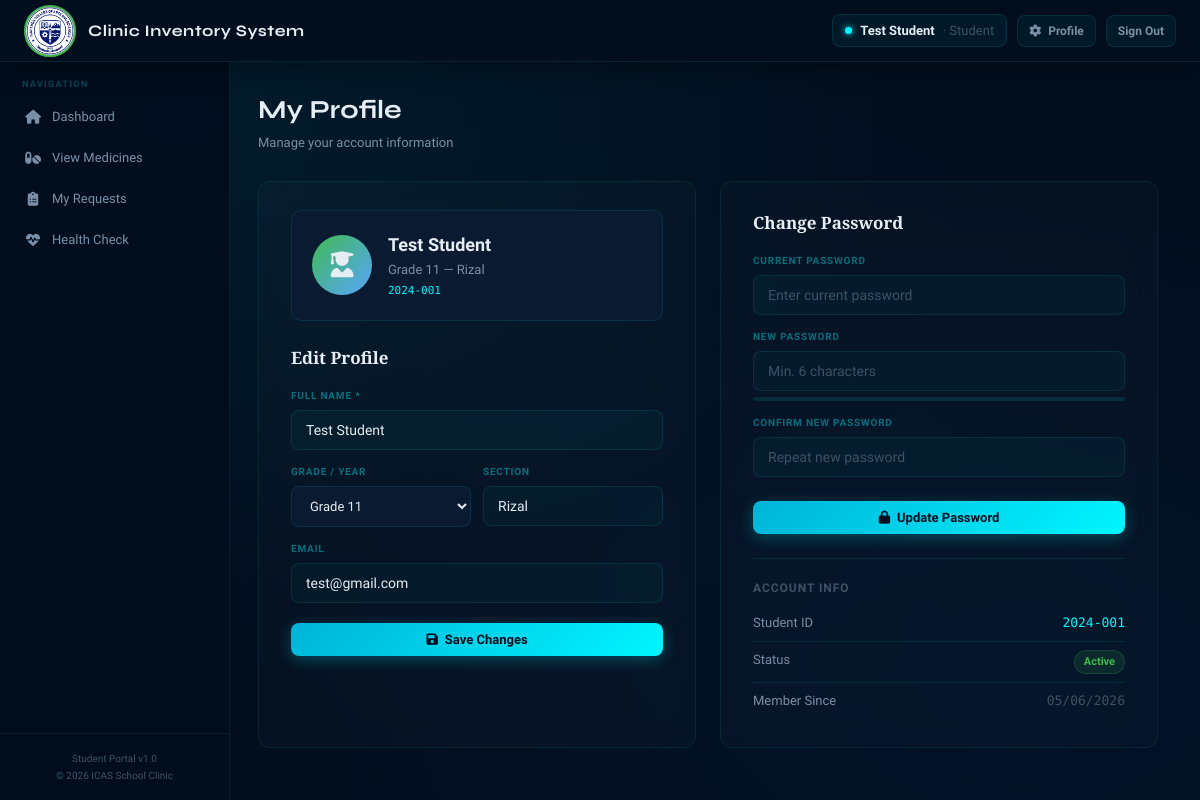
/user_profile.php (signed in), run on the app's committed database.
### tables this page shows
CREATE TABLE `users` (
  `user_id` int(11) NOT NULL,
  `student_id` varchar(20) DEFAULT NULL,
  `full_name` varchar(100) NOT NULL,
  `grade` varchar(20) DEFAULT NULL,
  `section` varchar(20) DEFAULT NULL,
  `email` varchar(100) NOT NULL,
  `password` varchar(255) NOT NULL,
  `status` varchar(20) DEFAULT 'Active',
  `created_at` datetime DEFAULT current_timestamp()
);

### user_profile.php (the view, shortened to what this page needs)
<?php
require_once __DIR__ . '/config/db.php';
$user_id    = $_SESSION['user_id'];
$user_name  = $_SESSION['user_name'];
$stmt = $conn->prepare("SELECT * FROM users WHERE user_id = ?");
$stmt->bind_param("i", $user_id);
$stmt->execute();
$user = $stmt->get_result()->fetch_assoc();
?>
<!DOCTYPE html>
<html lang="en">
<head>
  <link rel="stylesheet" href="https://cdnjs.cloudflare.com/ajax/libs/font-awesome/6.5.0/css/all.min.css">
  <link rel="stylesheet" href="assets/css/style.css">
</head>
<body>
<div class="topbar">
  <div class="topbar-left">
    <div class="topbar-logo">
      <img src="assets/images/logo.png" alt="Logo"
           style="width:52px;height:52px;object-fit:cover;border-radius:50%;border:2px solid #3fb950;">
    </div>
    <div class="topbar-title">Clinic Inventory System</div>
  </div>
  <div class="topbar-right">
    <div class="topbar-user">
      <div class="user-dot"></div>
      <span><?= htmlspecialchars($user_name) ?></span>
      <span class="user-role">· Student</span>
    </div>
    <a href="user_profile.php" class="btn btn-secondary btn-sm"><i class="fas fa-gear"></i> Profile</a>
    <a href="user_logout.php"  class="btn btn-secondary btn-sm">Sign Out</a>
  </div>
</div>
<div class="layout">
  <aside class="sidebar">
    <div class="sidebar-section">
      <div class="sidebar-label">Navigation</div>
      <a href="user_dashboard.php" class="nav-item">
        <span class="nav-icon"><i class="fas fa-house"></i></span> Dashboard
      </a>
      <a href="user_medicines.php" class="nav-item">
        <span class="nav-icon"><i class="fas fa-pills"></i></span> View Medicines
      </a>
      <a href="user_requests.php" class="nav-item">
        <span class="nav-icon"><i class="fas fa-clipboard-list"></i></span> My Requests
      </a>
      <a href="health_check.php" class="nav-item">
        <span class="nav-icon"><i class="fas fa-heart-pulse"></i></span> Health Check
      </a>
    </div>
    <div class="sidebar-footer">
      <div class="sidebar-build">Student Portal v1.0</div>
      <div class="sidebar-build">© <?= date('Y') ?> ICAS School Clinic</div>
    </div>
  </aside>
  <main class="main-content">
    <div class="page-header">
      <div>
        <h1>My Profile</h1>
        <p>Manage your account information</p>
      </div>
    </div>
    <div style="display:grid;grid-template-columns:1fr 1fr;gap:24px;max-width:900px;">
      <div class="form-card">
        <div style="display:flex;align-items:center;gap:16px;padding:20px;background:var(--surface2);border:1px solid var(--border);border-radius:10px;margin-bottom:24px;">
          <div style="width:60px;height:60px;background:linear-gradient(135deg,#3fb950,#58a6ff);border-radius:50%;display:flex;align-items:center;justify-content:center;font-size:26px;flex-shrink:0;">
            <i class="fas fa-user-graduate"></i>
          </div>
          <div>
            <div style="font-size:18px;font-weight:600;"><?= htmlspecialchars($user['full_name']) ?></div>
            <div style="font-size:13px;color:var(--text2);margin-top:2px;">
              <?= htmlspecialchars($user['grade'] ?: '') ?>
              <?= $user['section'] ? ' — ' . htmlspecialchars($user['section']) : '' ?>
            </div>
            <div style="font-size:11px;color:var(--accent);margin-top:4px;font-family:'DM Mono',monospace;">
              <?= htmlspecialchars($user['student_id']) ?>
            </div>
          </div>
        </div>
        <h3 style="font-family:'Playfair Display',serif;font-size:17px;margin-bottom:18px;">Edit Profile</h3>
        <form method="POST" action="user_profile.php">
          <div class="field" style="margin-bottom:14px;">
            <label>Full Name *</label>
            <input type="text" name="full_name"
                   value="<?= htmlspecialchars($user['full_name']) ?>" required>
          </div>
          <div style="display:grid;grid-template-columns:1fr 1fr;gap:12px;margin-bottom:14px;">
            <div class="field">
              <label>Grade / Year</label>
              <select name="grade" style="width:100%;background:var(--surface2);border:1px solid var(--border);border-radius:8px;padding:11px 14px;font-size:13px;color:var(--text);outline:none;">
                <?php
                $grades = ['Grade 7','Grade 8','Grade 9','Grade 10','Grade 11','Grade 12','1st Year','2nd Year','3rd Year','4th Year'];
                foreach ($grades as $g):
                  $sel = ($user['grade'] ?? '') === $g ? 'selected' : '';
                ?>
                  <option <?= $sel ?>><?= $g ?></option>
                <?php endforeach; ?>
              </select>
            </div>
            <div class="field">
              <label>Section</label>
              <input type="text" name="section"
                     value="<?= htmlspecialchars($user['section'] ?? '') ?>"
                     placeholder="e.g. Rizal">
            </div>
          </div>
          <div class="field" style="margin-bottom:20px;">
            <label>Email</label>
            <input type="email" name="email"
                   value="<?= htmlspecialchars($user['email'] ?? '') ?>"
                   placeholder="your@email.com">
          </div>
          <button type="submit" class="btn btn-primary btn-block"><i class="fas fa-floppy-disk"></i> Save Changes</button>
        </form>
      </div>
      <div class="form-card">
        <h3 style="font-family:'Playfair Display',serif;font-size:17px;margin-bottom:18px;">Change Password</h3>
        <form method="POST" action="user_profile.php">
          <div class="field" style="margin-bottom:14px;">
            <label>Current Password</label>
            <input type="password" name="current_password"
                   placeholder="Enter current password" required>
          </div>
          <div class="field" style="margin-bottom:14px;">
            <label>New Password</label>
            <input type="password" name="new_password"
                   placeholder="Min. 6 characters" required
                   id="new-pw" oninput="checkStrength(this.value)">
            <div id="pw-strength" style="margin-top:6px;height:4px;border-radius:2px;background:var(--border);overflow:hidden;">
            </div>
          </div>
          <div class="field" style="margin-bottom:24px;">
            <label>Confirm New Password</label>
            <input type="password" name="confirm_password"
                   placeholder="Repeat new password" required>
          </div>
          <button type="submit" class="btn btn-primary btn-block"><i class="fas fa-lock"></i> Update Password</button>
        </form>
        <div style="margin-top:24px;padding-top:20px;border-top:1px solid var(--border);">
          <div style="font-size:12px;color:var(--text3);margin-bottom:8px;font-weight:600;text-transform:uppercase;letter-spacing:.08em;">Account Info</div>
          <div style="display:flex;justify-content:space-between;padding:8px 0;border-bottom:1px solid var(--border);">
            <span style="font-size:13px;color:var(--text2)">Student ID</span>
            <span style="font-size:13px;font-family:'DM Mono',monospace;color:var(--accent)"><?= htmlspecialchars($user['student_id']) ?></span>
          </div>
          <div style="display:flex;justify-content:space-between;padding:8px 0;border-bottom:1px solid var(--border);">
            <span style="font-size:13px;color:var(--text2)">Status</span>
            <span class="badge in-stock"><?= htmlspecialchars($user['status']) ?></span>
          </div>
          <div style="display:flex;justify-content:space-between;padding:8px 0;">
            <span style="font-size:13px;color:var(--text2)">Member Since</span>
            <span style="font-size:13px;font-family:'DM Mono',monospace;color:var(--text3)">
              <?= date('m/d/Y', strtotime($user['created_at'])) ?>
            </span>
          </div>
        </div>
      </div>
    </div>
  </main>
</div>
</body>
</html>

### data on the page
users: full_name "Test Student", grade "Grade 11", section "Rizal", student "2024-001", email "test@gmail.com", status "Active", created_at "05/06/2026"

### other printed values
$user_name "Test Student"
form field grade "Grade 11"
